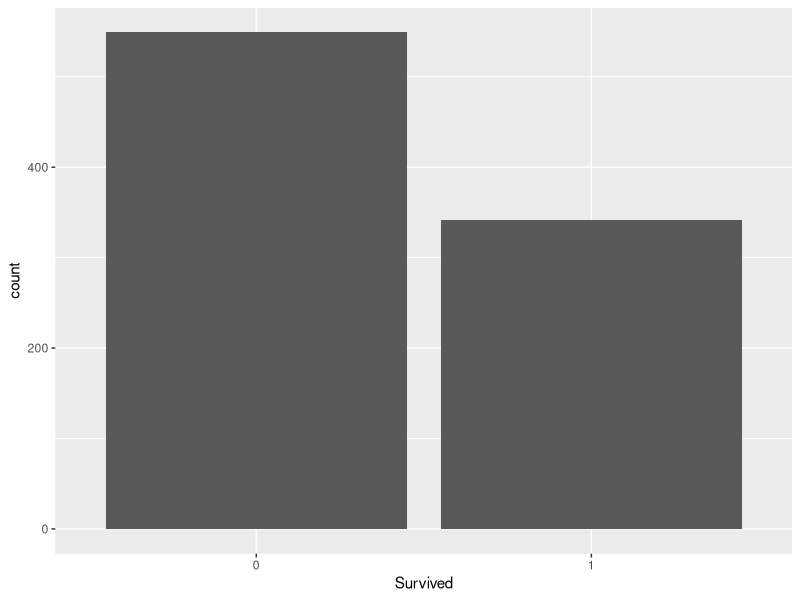
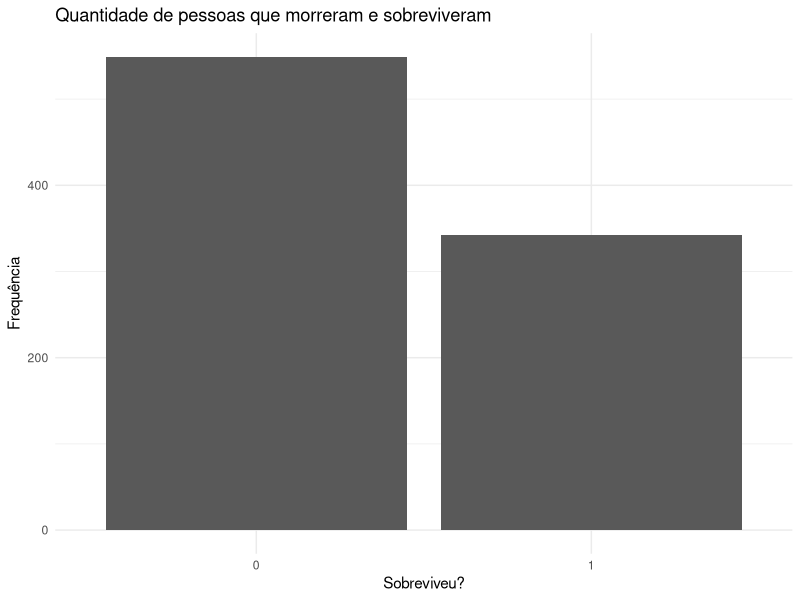
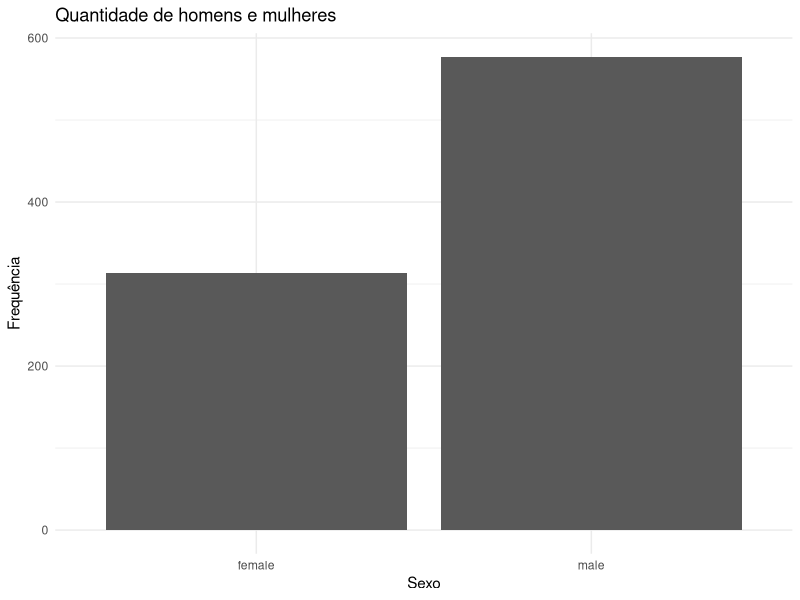
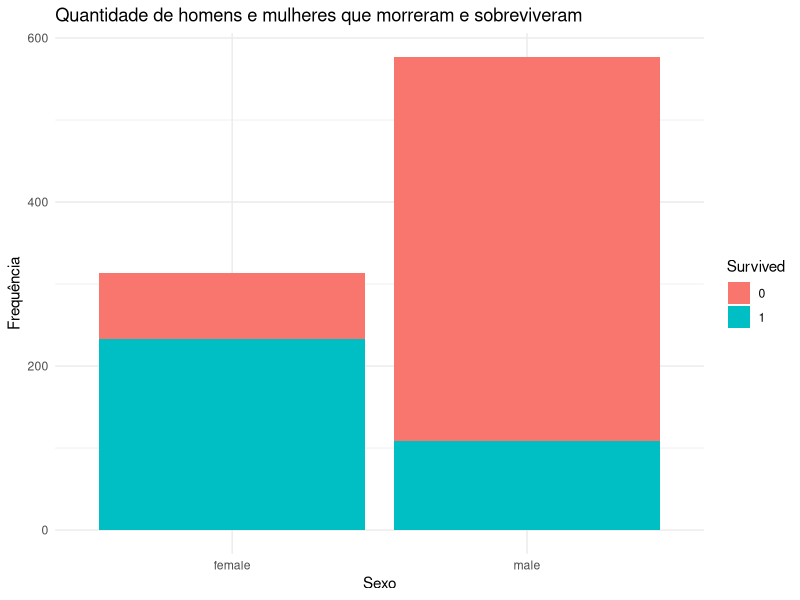
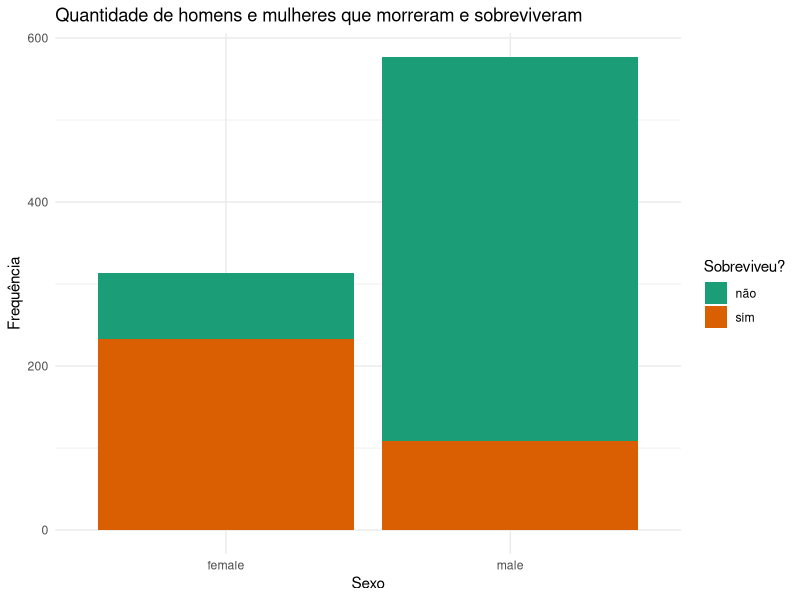
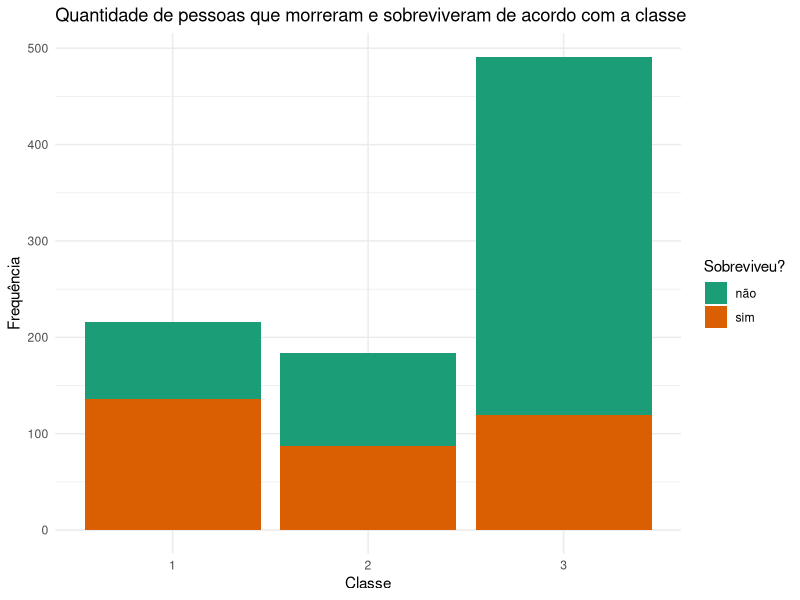
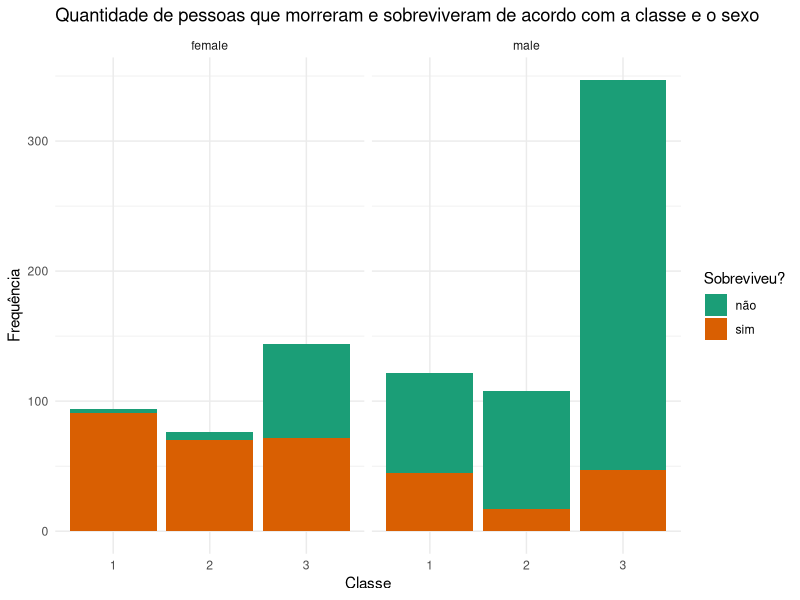
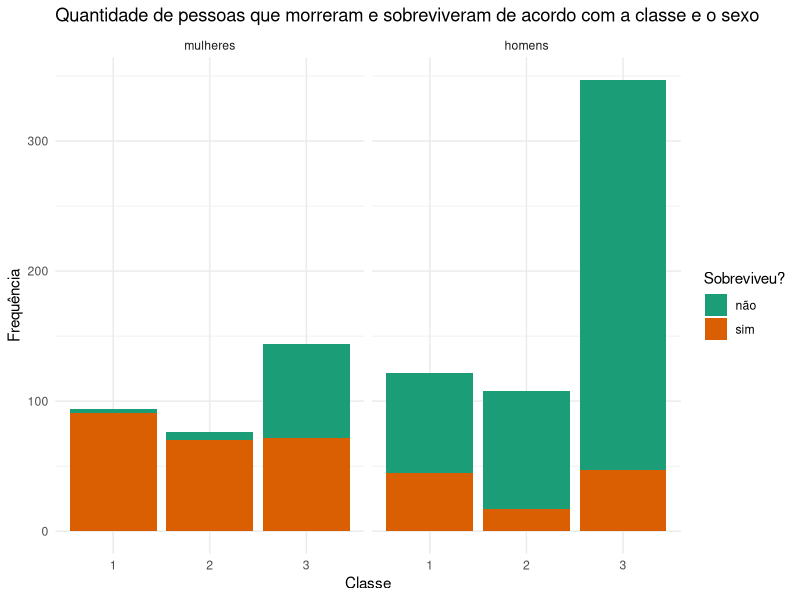

Reproduce these figures in R, in order.
library(ggplot2)

titanic <- read.table(file = "titanic.txt", header = TRUE, sep = ",")
head(titanic) 
str(titanic) 

titanic$Survived <- as.factor(titanic$Survived) 
titanic$Pclass <- as.factor(titanic$Pclass) 
titanic$Sex <- as.factor(titanic$Sex) 
titanic <- titanic[,-1] 

str(titanic)

ggplot(data = titanic, mapping = aes(x = Survived)) +
  geom_bar()


ggplot(data = titanic, aes(x = Survived)) +
  geom_bar() +
  labs(title = "Quantidade de pessoas que morreram e sobreviveram", x = "Sobreviveu?", y = "Frequência") +
  theme_minimal()


ggplot(data = titanic, mapping = aes(x = Sex)) +
  geom_bar()+
  theme_minimal()+
  labs(title = "Quantidade de homens e mulheres", x = "Sexo", y = "Frequência")


ggplot(data = titanic, mapping = aes(x = Sex, fill = Survived)) +
  geom_bar()+
  theme_minimal()+
  labs(title = "Quantidade de homens e mulheres que morreram e sobreviveram", x = "Sexo", y = "Frequência")


ggplot(data = titanic, mapping = aes(x = Sex, fill = Survived)) +
  geom_bar()+
  theme_minimal()+
  scale_fill_manual(values = c("#1b9e77"
, "#d95f02"), labels = c("0" = "não",  "1" = "sim"))+
  labs(title = "Quantidade de homens e mulheres que morreram e sobreviveram", x = "Sexo", y = "Frequência", fill = "Sobreviveu?")


ggplot(data = titanic, mapping = aes(x = Pclass, fill = Survived)) +
  geom_bar()+
  theme_minimal()+
  scale_fill_manual(values = c("#1b9e77", "#d95f02"), labels = c("0" = "não",  "1" = "sim"))+
  labs(title = "Quantidade de pessoas que morreram e sobreviveram de acordo com a classe", x = "Classe", y = "Frequência", fill = "Sobreviveu?")


ggplot(data = titanic, mapping = aes(x = Pclass, fill = Survived)) +
  geom_bar()+
  theme_minimal()+
  scale_fill_manual(values = c("#1b9e77", "#d95f02"), labels = c("0" = "não",  "1" = "sim"))+
  labs(title = "Quantidade de pessoas que morreram e sobreviveram de acordo com a classe e o sexo", x = "Classe", y = "Frequência", fill = "Sobreviveu?")+
  facet_wrap(~Sex)


ggplot(data = titanic, mapping = aes(x = Pclass, fill = Survived)) +
  geom_bar()+
  theme_minimal()+
  scale_fill_manual(values = c("#1b9e77", "#d95f02"), labels = c("0" = "não",  "1" = "sim"))+
  labs(title = "Quantidade de pessoas que morreram e sobreviveram de acordo com a classe e o sexo", x = "Classe", y = "Frequência", fill = "Sobreviveu?")+
  facet_wrap(~Sex, labeller = as_labeller(c("female" = "mulheres", "male" = "homens")))
